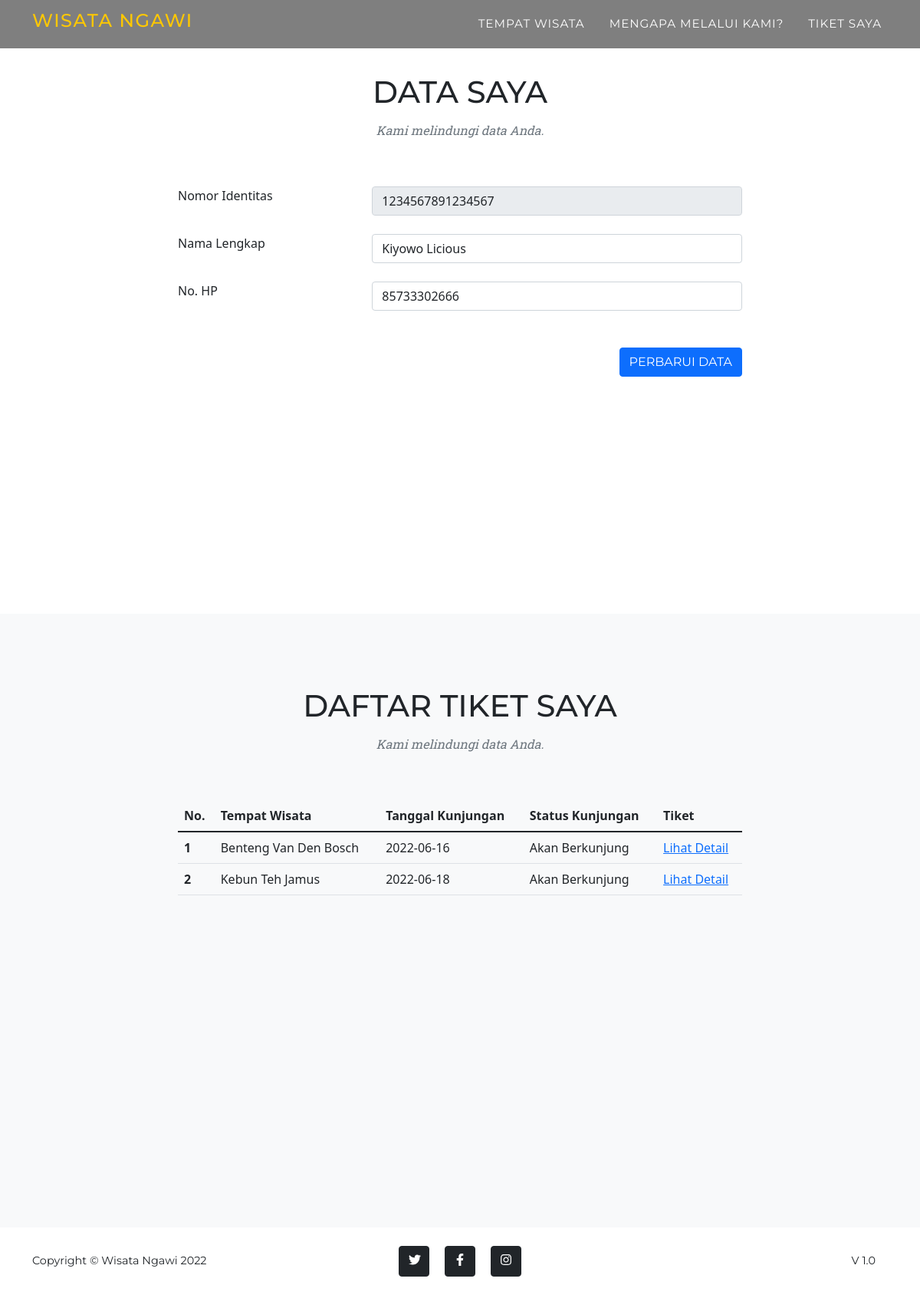
The page /tiket_saya.php?pengguna=1234567891234567 on the database its author committed.
### tables this page shows
CREATE TABLE `user` (
  `id_user` int(11) NOT NULL AUTO_INCREMENT,
  `nama_lengkap` varchar(25) NOT NULL,
  `nomor_identitas` varchar(16) DEFAULT NULL,
  `no_hp` bigint(12) DEFAULT NULL,
  PRIMARY KEY (`id_user`)
);

CREATE TABLE `tiket` (
  `id_tiket` int(11) NOT NULL,
  `id_user` int(11) DEFAULT NULL,
  `wisata` int(11) NOT NULL,
  `pengunjung_dewasa` int(11) DEFAULT NULL,
  `pengunjung_anak` int(11) DEFAULT NULL,
  `tgl_kunjungan` date DEFAULT NULL,
  `total_bayar` int(11) DEFAULT NULL,
  `status` enum('Menghitung','Akan Berkunjung','Dibatalkan','Telah Berkunjung') DEFAULT NULL,
  PRIMARY KEY (`id_tiket`),
  KEY `wisata` (`wisata`),
  KEY `id_user` (`id_user`),
  CONSTRAINT `id_user` FOREIGN KEY (`id_user`) REFERENCES `user` (`id_user`) ON DELETE NO ACTION ON UPDATE CASCADE,
  CONSTRAINT `wisata` FOREIGN KEY (`wisata`) REFERENCES `tempat_wisata` (`id_tempat`) ON DELETE NO ACTION ON UPDATE CASCADE
);

CREATE TABLE `tempat_wisata` (
  `id_tempat` int(11) NOT NULL AUTO_INCREMENT,
  `nama` varchar(25) NOT NULL,
  `deskripsi` varchar(100) DEFAULT NULL,
  `lokasi` varchar(255) DEFAULT NULL,
  `alamat` varchar(255) DEFAULT NULL,
  `video` varchar(50) DEFAULT NULL,
  `biaya` int(7) DEFAULT NULL,
  PRIMARY KEY (`id_tempat`)
);

### php/database.php (called while the page is built, shortened)
<?php
class database{
  var $host   = "localhost";
  var $user   = "root";
  var $pass   = "";
  var $db     = "wisata_ngawi";
  function __construct(){
    $this->koneksi = mysqli_connect($this->host, $this->user, $this->pass, $this->db);
  }
  public function index_user($nomor_identitas){
    $user         = "SELECT * FROM user WHERE nomor_identitas=".$nomor_identitas;
    $hasil_user   = mysqli_query($this->koneksi, $user);
    $result       = null;
    while($d = mysqli_fetch_array($hasil_user)){
			$result[] = $d;
		}
		return $result;
  }
  public function index_tiket_user($pengguna)
  {
    $cek_tiket    = "SELECT tiket.*, tempat_wisata.nama as tempat_wisata FROM tiket JOIN tempat_wisata ON tempat_wisata.id_tempat = tiket.wisata JOIN user ON user.id_user = tiket.id_user WHERE user.nomor_identitas=".$pengguna;
    $tiket        = mysqli_query($this->koneksi, $cek_tiket);
    $hasil       = null;
    while($d = mysqli_fetch_array($tiket)){
			$hasil[] = $d;
		}
		return $hasil;
  }
}
?>

### tiket_saya.php (the view, shortened to what this page needs)
<?php include "header.php";?>
    <nav class="navbar navbar-expand-sm navbar-dark fixed-top navbar-shrink" id="mainNav">
        <div class="container">
            <a class="navbar-brand" href="index.php"><h4>WISATA NGAWI</h4></a>
            <div class="collapse navbar-collapse" id="navbarResponsive">
                <ul class="navbar-nav text-uppercase ms-auto py-4 py-lg-0">
                    <li class="nav-item"><a class="nav-link" href="index.php#wisata">Tempat Wisata</a></li>
                    <li class="nav-item"><a class="nav-link" href="index.php#layanan">Mengapa Melalui Kami?</a></li>
                    <li class="nav-item"><a class="nav-link" data-bs-toggle="modal" href="#tiket_saya">Tiket Saya</a></li>
                </ul>
            </div>
        </div>
    </nav>
    <section class="page-section">
        <div class="container">
            <div class="text-center">
                <h2 class="section-heading text-uppercase">Data Saya</h2>
                <h3 class="section-subheading text-muted">Kami melindungi data Anda.</h3>
            </div>
            <?php
                if ($db->index_user($_GET['pengguna']) == null) {
            ?>
                <div class="row d-flex justify-content-center mb-4" >
                    <div class="col-md-8">
                        <h3 class="section-subheading text-muted text-center">Nomor pengguna Anda tidak terdaftar</h3>
                    </div>
                </div>
            <?php
                } else {
                    foreach($db->index_user($_GET['pengguna']) as $user){
            ?>
                <form id="contactForm" action="php/cek_proses.php?proses=update_user" method="POST">
                    <div class="row d-flex justify-content-center mb-4">
                        <div class="col-md-8">
                        <?php
                            foreach($db->index_user($_GET['pengguna']) as $user){
                        ?>
                            <div class="row mb-4">
                                <div class="col-md-4">
                                    <label>Nomor Identitas</label>
                                </div>
                                <div class="col-md-8">
                                    <div class="form-group">
                                        <input type="number" class="form-control" id="nomor_identitas" name="nomor_identitas" value="<?php echo $user['nomor_identitas'];?>" placeholder="Nomor Identitas" minlength="16" maxlength="16" readonly>
                                    </div>
                                </div>
                            </div>
                            <div class="row mb-4">
                                <div class="col-md-4">
                                    <label>Nama Lengkap</label>
                                </div>
                                <div class="col-md-8">
                                    <div class="form-group">
                                        <input type="text" class="form-control" id="nama_lengkap" name="nama_lengkap" value="<?php echo $user['nama_lengkap'];?>" placeholder="Nama Lengkap" required>
                                    </div>
                                </div>
                            </div>
                            <div class="row mb-4">
                                <div class="col-md-4">
                                    <label>No. HP</label>
                                </div>
                                <div class="col-md-8">
                                    <div class="form-group">
                                        <input type="tel" class="form-control" id="no_hp" name="no_hp" placeholder="Contoh isian 8577769012" maxlength="12" value="<?php echo $user['no_hp'];?>" required>
                                    </div>
                                </div>
                            </div>
                        <?php } ?>
                        </div>
                    </div>
                    <div class="row d-flex justify-content-center">
                        <div class="col-md-8">
                            <button class="btn btn-primary btn-xl text-uppercase float-end" id="update_user" type="submit">Perbarui Data</button>
                        </div>
                    </div>
                </form>
            <?php
                }
            }
            ?>
        </div>
    </section>
    <section class="page-section bg-light">
        <div class="container">
            <div class="text-center">
                <h2 class="section-heading text-uppercase">Daftar Tiket Saya</h2>
                <h3 class="section-subheading text-muted">Kami melindungi data Anda.</h3>
            </div>
            <div class="row d-flex justify-content-center mb-4">
                <div class="col-md-8">
                    <table class="table">
                        <thead>
                            <tr>
                                <th scope="col">No.</th>
                                <th scope="col">Tempat Wisata</th>
                                <th scope="col">Tanggal Kunjungan</th>
                                <th scope="col">Status Kunjungan</th>
                                <th scope="col">Tiket</th>
                            </tr>
                        </thead>
                        <tbody>
                        <?php
                            if ($db->index_tiket_user($_GET['pengguna']) == null) {
                        ?>
                            <tr>
                                <td colspan=5>Data Tidak ada</td>
                            </tr>
                        <?php
                            } else {
                                $no = 1;
                                foreach($db->index_tiket_user($_GET['pengguna']) as $tiket){
                        ?>
                            <tr>
                                <th scope="row"><?php echo $no++; ?></th>
                                <td><?php echo $tiket['tempat_wisata']; ?></td>
                                <td><?php echo $tiket['tgl_kunjungan']; ?></td>
                                <td><?php echo $tiket['status']; ?></td>
                                <td><a href="data_pemesanan.php?tiket=<?php echo $tiket['id_tiket']; ?>">Lihat Detail</a></td>
                            </tr>
                        <?php
                            }
                        }
                        ?>
                        </tbody>
                    </table>
                </div>
            </div>
        </div>
    </section>
<?php include "footer.php";?>

### rows shown on the page
user: nomor_identitas "1234567891234567", nama_lengkap "Kiyowo Licious", no_hp "85733302666"
tiket: wisata.nama "Benteng Van Den Bosch", tgl_kunjungan "2022-06-16", status "Akan Berkunjung"
tiket: wisata.nama "Kebun Teh Jamus", tgl_kunjungan "2022-06-18", status "Akan Berkunjung"
